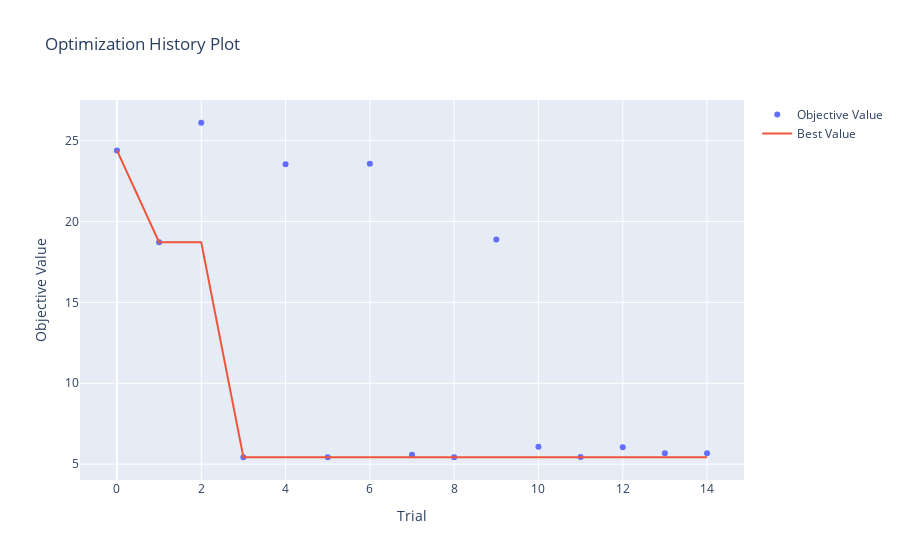
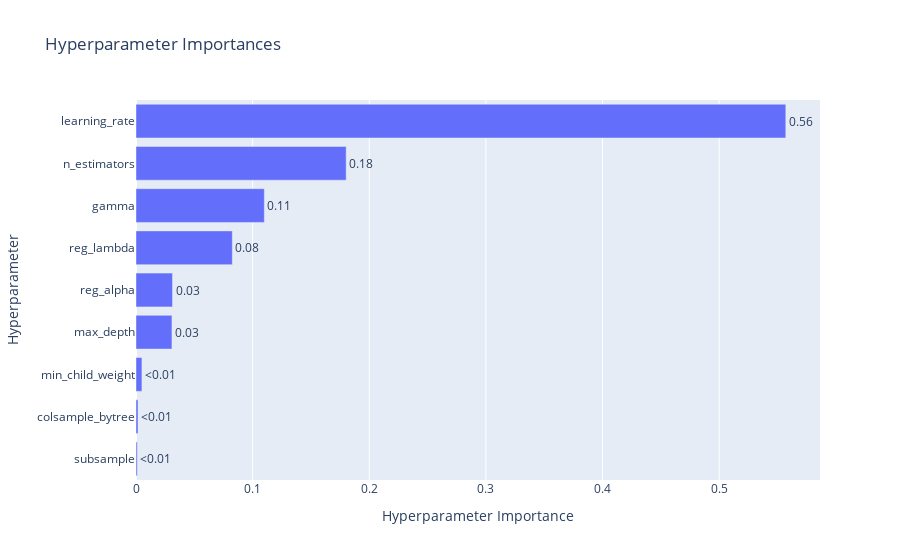

Notebook cell for these charts, in order:
### Code cell
# Visualizations
vis.plot_optimization_history(study_xg).show()
vis.plot_param_importances(study_xg).show()

### Figure 1 — Plotly figure (JSON) as saved in the notebook; plotly's stock layout.template omitted (floating-point values rounded to 4 significant figures)
{"data": [{"mode": "markers", "name": "Objective Value", "type": "scatter", "x": [0, 1, 2, 3, 4, 5, 6, 7, 8, 9, 10, 11, 12, 13, 14], "y": [24.39, 18.72, 26.1, 5.429, 23.54, 5.431, 23.57, 5.586, 5.428, 18.89, 6.075, 5.441, 6.047, 5.678, 5.672]}, {"mode": "lines", "name": "Best Value", "type": "scatter", "x": [0, 1, 2, 3, 4, 5, 6, 7, 8, 9, 10, 11, 12, 13, 14], "y": [24.39, 18.72, 18.72, 5.429, 5.429, 5.429, 5.429, 5.429, 5.428, 5.428, 5.428, 5.428, 5.428, 5.428, 5.428]}, {"marker": {"color": "#cccccc"}, "mode": "markers", "name": "Infeasible Trial", "showlegend": false, "type": "scatter", "x": [], "y": []}], "layout": {"title": {"text": "Optimization History Plot"}, "xaxis": {"title": {"text": "Trial"}}, "yaxis": {"title": {"text": "Objective Value"}}}}

### Figure 2 — Plotly figure (JSON) as saved in the notebook; plotly's stock layout.template omitted (floating-point values rounded to 4 significant figures)
{"data": [{"cliponaxis": false, "hovertemplate": ["subsample (FloatDistribution): 0.0010774094877955334<extra></extra>", "colsample_bytree (FloatDistribution): 0.0017365279726437458<extra></extra>", "min_child_weight (IntDistribution): 0.005082434140288732<extra></extra>", "max_depth (IntDistribution): 0.03082213928221316<extra></extra>", "reg_alpha (FloatDistribution): 0.03132430463563759<extra></extra>", "reg_lambda (FloatDistribution): 0.08258028857652934<extra></extra>", "gamma (FloatDistribution): 0.11003071739459466<extra></extra>", "n_estimators (IntDistribution): 0.1802082387920156<extra></extra>", "learning_rate (FloatDistribution): 0.5571379397182817<extra></extra>"], "name": "Objective Value", "orientation": "h", "text": ["<0.01", "<0.01", "<0.01", "0.03", "0.03", "0.08", "0.11", "0.18", "0.56"], "textposition": "outside", "type": "bar", "x": [0.001077, 0.001737, 0.005082, 0.03082, 0.03132, 0.08258, 0.11, 0.1802, 0.5571], "y": ["subsample", "colsample_bytree", "min_child_weight", "max_depth", "reg_alpha", "reg_lambda", "gamma", "n_estimators", "learning_rate"]}], "layout": {"title": {"text": "Hyperparameter Importances"}, "xaxis": {"title": {"text": "Hyperparameter Importance"}}, "yaxis": {"title": {"text": "Hyperparameter"}}}}
